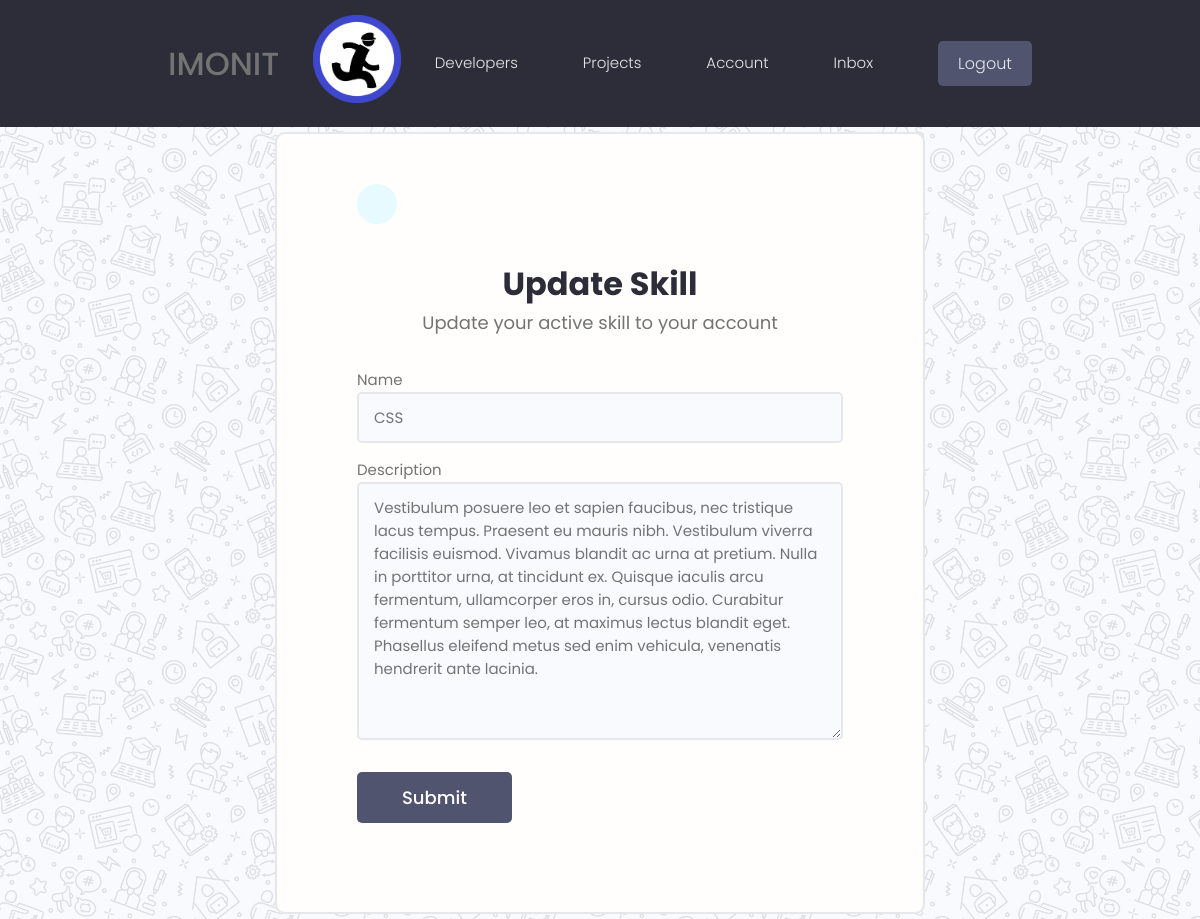
Page /update-skill/b752fda9-93f3-4ba5-8365-8a2c9001e3ea/ (signed in) on the committed database.
### users/models.py (models this page shows, shortened)
class Skill(models.Model):
    owner = models.ForeignKey(Profile, on_delete=models.CASCADE, null=True,blank=True)
    name = models.CharField(max_length=200, null=True, blank=True)
    description = models.TextField(null=True, blank=True)
    created = models.DateTimeField(auto_now_add=True)
    id = models.UUIDField(default=uuid.uuid4, unique=True, primary_key=True, editable=False)

### users/views.py (the view, shortened to what this page needs)
# urls.py: path('update-skill/<str:pk>/', views.updateSkill, name='update-skill'),
@login_required(login_url="login")
def updateSkill(request, pk):
    page = 'edit'
    profile = request.user.profile
    skill = profile.skill_set.get(id=pk)
    form = SkillForm(instance=skill)
    context={'form': form, 'page':page}
    return render(request, 'users/skill_form.html', context)

### users/forms.py
class SkillForm(ModelForm):
    class Meta:
        model = Skill
        fields = ['name','description']
        labels = '__all__'
        exclude = ['owner']
    def __init__(self, *args, **kvargs):
        super(SkillForm, self).__init__(*args, **kvargs)
        for name, fields in self.fields.items():
            fields.widget.attrs.update({'class':'input'})

### users/templates/users/skill_form.html (shortened to what this page needs)
{% extends 'main.html' %}
{% load static %}
{% block content %}
<main class="auth layout">
    <div class="card">
        <a class="backButton" href="{% url 'account' %}"></a>
        <br>
        <div class="auth__header text-center">
            {% if page == 'create' %}
            <h3>New Skill</h3>
            <p>Add a new skill to your account</p>
            {% else %}
            <h3>Update Skill</h3>
            <p>Update your active skill to your account</p>
            {% endif %}
        </div>
        <form method="POST" action='', enctype="multipart/form-data" class="form auth__form">
            {% for field in form %}
            <div class="form__field">
                {{field.label}}
                <br>
                {{field}}
            </div>
            {% endfor %}
            <div class="auth__actions">
                <input class="btn btn--sub btn--lg" type="submit" value="Submit" />
            </div>
        </form>
    </div>
</main>
{% endblock content %}

### static/styles/app.css (style rules this page uses)
:root { --color-sub: #2d2d39; }
.btn--sub { background-color: var(--color-sub-light); }
.card { border: 2px solid var(--color-light); }
.auth { width: 100%; position: relative; z-index: 1; background: transparent; height: 99vh; display: flex; justify-content: center; }
.auth::after { z-index: -1; opacity: 0.1; content: ''; display: block; position: fixed; top: 0; left: 0; bottom: 0; right: 0; background: url(../images/pattern.jpg); }
.auth > .card { padding: 3rem 4rem; width: 95%; max-width: 65rem; }
@media screen and (min-width: 650px) { .auth > .card { padding: 5rem 8rem; width: 95%; max-width: 65rem; } }
.auth__header h3 { color: var(--color-sub); font-weight: 700; margin-top: 1rem; }
.auth__header p { font-weight: 400; font-size: 1.8rem; margin-bottom: 2rem; }
.auth__form { margin: 3rem 0; }
.auth .auth__actions { display: flex; justify-content: space-between; align-items: center; margin: 2.5rem 0; }
.backButton { background: var(--color-main-light); color: var(--color-main); width: 4rem; height: 4rem; display: flex; align-items: center; justify-content: center; border-radius: 50%; }

### static/uikit/styles/modules/_variables.css (style rules this page uses)
:root { --color-main: #5aa5b9; --color-main-light: #e6faff; --color-sub: #3f4156; --color-sub-light: #51546e; --color-sub-lighter: #ededfd; --color-text: #737373; --color-gray: #8b8b8b; --color-light: #e5e7eb; --color-light-gray: #767676; --color-bg: #f8fafd; --color-white: #fffefd; --color-white-light: #f3f3f3; --color-success: #359e64; --color-success-bg: #def8e8; --color-error: #fc4b0b; --color-error-bg: #fff2ee; --font-base: 'Poppins', arial, helvetica, 'Segoe UI', roboto, ubuntu, sans-serif; --font-monospace: 'Fira Code', 'Courier New', courier, monospace; --font-regular: 300; --font-medium: 500; --font-bold: 700; --generic-shadow: 1px 1px 5px #00000010; --generic-transition: all 0.3s ease-in-out; }

### static/uikit/styles/modules/_base.css (style rules this page uses)
* { margin: 0; padding: 0; box-sizing: border-box; text-rendering: optimizeLegibility; color: inherit; font-size: inherit; }
html { font-size: 50%; }
@media only screen and (min-width: 480px) { html { font-size: 56.25%; } }
@media only screen and (min-width: 1200px) { html { font-size: 62.5%; } }
body { line-height: 1.6; font-weight: 400; font-size: 1.5rem; color: var(--color-text); background-color: var(--color-bg); min-height: 100vh; }

### static/uikit/styles/modules/_typography.css (style rules this page uses)
* { font-family: var(--font-base); }
h3 { font-size: 3.2rem; font-weight: var(--font-medium); }
p, span, strong { font-size: 1.6rem; color: var(--color-text); font-weight: var(--font-regular); }
a { padding-bottom: 2px; text-decoration: none; display: inline-block; color: var(--color-main); font-weight: var(--font-medium); }

### static/uikit/styles/modules/_utilities.css (style rules this page uses)
.text-center { text-align: center; }

### static/uikit/styles/modules/_button.css (style rules this page uses)
.btn { display: inline-block; position: relative; cursor: pointer; background-color: var(--color-light); font-weight: var(--font-medium); color: var(--color-sub); text-decoration: none; padding: 1rem 2rem; border-radius: 0.5rem; border: none; width: -webkit-fit-content; width: -moz-fit-content; width: fit-content; height: -webkit-fit-content; height: -moz-fit-content; height: fit-content; font-size: 1.6rem; outline-width: 0; outline-color: transparent; -webkit-backface-visibility: hidden; backface-visibility: hidden; transition: all 0.3s ease-in-out; }
.btn--sub { background-color: var(--color-sub); color: var(--color-white); }
.btn--lg { font-size: 1.8rem; padding: 1.2rem 4.5rem; }

### static/uikit/styles/modules/_card.css (style rules this page uses)
.card { border-radius: 1rem; background-color: var(--color-white); border: 1.5px solid var(--color-light); width: auto; height: auto; margin-top: 0.5rem; margin-bottom: 0.5rem; overflow: hidden; }

### static/uikit/styles/modules/_form.css (style rules this page uses)
.form { display: block; }
.form__field { margin-top: 1.5rem; margin-bottom: 1.5rem; }
input.input[type='text'], input.input[type='email'], input.input[type='password'], input.input[type='number'], select.input, textarea.input { min-width: 24rem; width: 100%; padding: 1.2rem 1.5rem; border-radius: 0.5rem; border: 2px solid var(--color-light); transition: all 0.3s ease-in-out; background-color: var(--color-bg); }

### static/uikit/styles/modules/_layout.css (style rules this page uses)
.layout { display: flex; flex-flow: row wrap; justify-content: space-between; }

### rows in the picture
Skill: form "CSS" "Vestibulum posuere leo et sapien faucibus, nec tristique lacus tempus. Praesent eu mauris nibh. Vestibulum viverra facilisis euismod. Vivamus blandit ac urna at pretium. Nulla in porttitor urna, at tincidunt ex. Quisque iaculis arcu fermentum, ullamcorper eros in, cursus odio. Curabitur fermentum semper leo, at maximus lectus blandit eget. Phasellus eleifend metus sed enim vehicula, venenatis hendrerit ante lacinia."

### other values in the picture
{{ field.label }} "Name" "Description"
